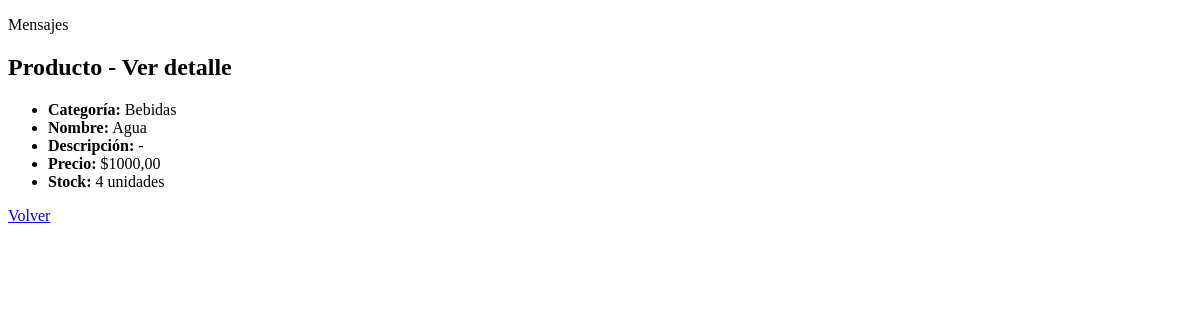
Page /producto/producto/detail/1 on the earlier database version.
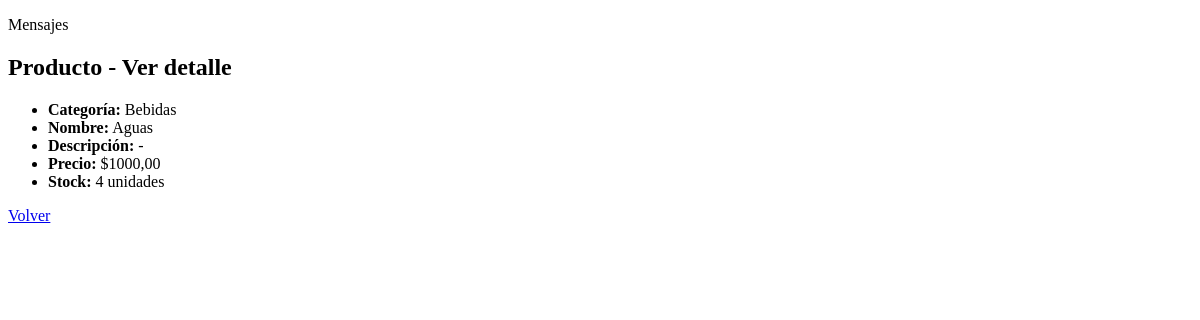
Same page on the later database version.
### producto/models.py (models this page shows, shortened)
class Producto(models.Model):
    categoria = models.ForeignKey(
        Categoria,
        on_delete=models.SET_NULL,
        null=True,
        blank=True,
        verbose_name="categoría",
        related_name="productos",
    )
    nombre = models.CharField(max_length=100, db_index=True)
    descripcion = models.TextField(blank=True, default="", verbose_name="descripción")
    precio = models.DecimalField(max_digits=10, decimal_places=2)
    stock = models.PositiveIntegerField(default=0)
    class Meta:
        verbose_name = "Producto"
        verbose_name_plural = "Productos"
        ordering = ("nombre",)
        constraints = (
            models.UniqueConstraint(
                fields=["categoria", "nombre"], name="unique_producto_categoria"
            ),
        )

class Categoria(models.Model):
    nombre = models.CharField(max_length=255, unique=True)
    descripcion = models.TextField(blank=True, default="", verbose_name="descripción")
    class Meta:
        verbose_name = "Categoría de Productos"
        verbose_name_plural = "Categorías de Productos"
        ordering = ("nombre",)
    def __str__(self):
        return self.nombre

### producto/views.py (the view)
# urls.py: path("producto/detail/<int:pk>", views.ProductoDetailView.as_view(), name="producto_detail"),
class ProductoDetailView(DetailView):
    model = Producto

### producto/templates/producto/producto_detail.html
{% extends 'core/base.html' %}
{% block contenido %}
    <h2>Producto - Ver detalle</h2>
    <div class="producto-detail">
        <ul>
            <li>
                <strong>Categoría:</strong>
                {% if producto.categoria %}
                    {{ producto.categoria }}
                {% else %}
                    Sin categoría
                {% endif %}
            </li>
            <li><strong>Nombre:</strong> {{ producto.nombre }}</li>
            <li>
                <strong>Descripción:</strong>
                {% if producto.descripcion %}
                    {{ producto.descripcion }}
                {% else %}
                    -
                {% endif %}
            </li>
            <li><strong>Precio:</strong> ${{ producto.precio }}</li>
            <li><strong>Stock:</strong> {{ producto.stock }} unidades</li>
        </ul>
    </div>
    <div>
        <a href="{% url 'producto:producto_list' %}">Volver</a>
    </div>
{% endblock contenido %}

Differences in the rows shown:
changed Producto "Bebidas": nombre "Agua" → "Aguas"
